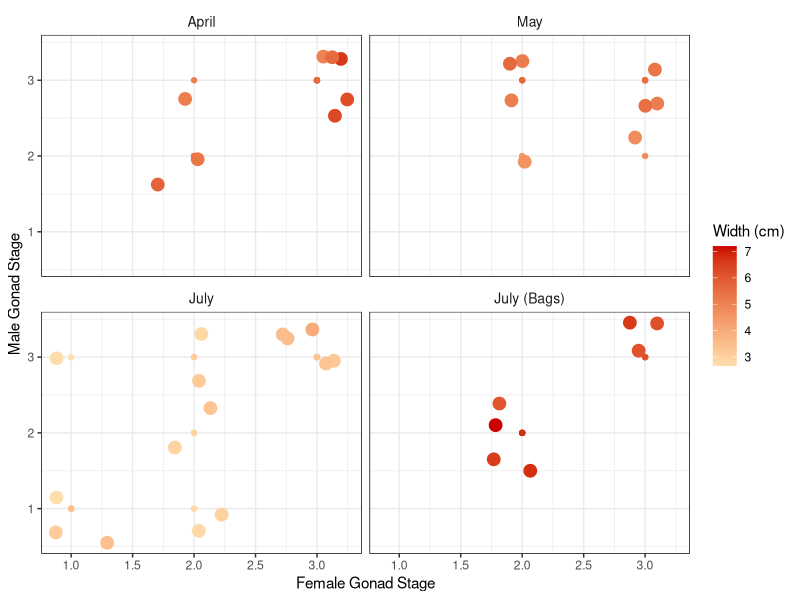
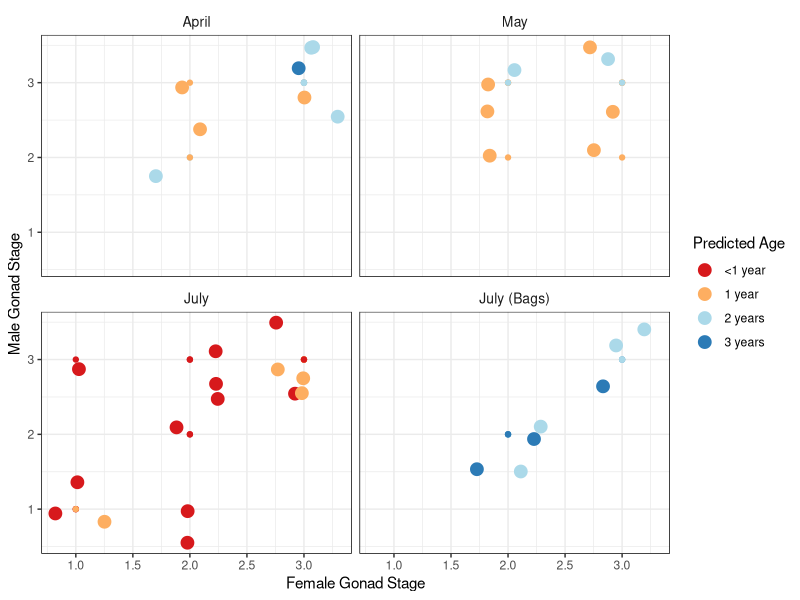
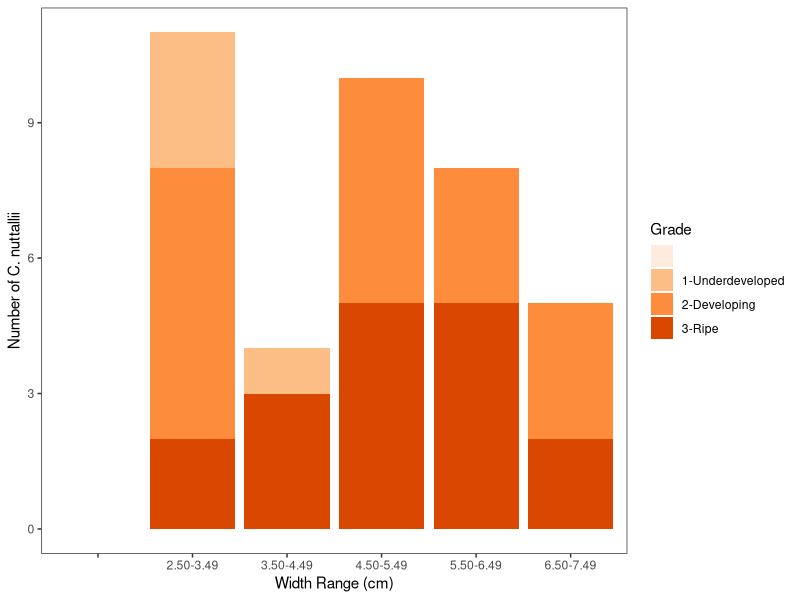

These charts were generated, in order, by the following R code:
## ---- chunk 1
library(tidyverse)
library(MASS)
## ---- chunk 2
CockleData <- read.csv("../data/CockleData.csv")
## ---- chunk 3
kruskal.test(CockleData$`Female.Gonad.Grade`~CockleData$Date)
## ---- chunk 4
kruskal.test(CockleData$`Male.Grade`~CockleData$Date)
## ---- chunk 5
summary(polr(as.factor(CockleData$`Female.Gonad.Grade`)~CockleData$`Width..cm.`+CockleData$`Height..cm.`,Hess=TRUE))

ctableF <-coef(summary(polr(as.factor(CockleData$`Female.Gonad.Grade`)~CockleData$`Width..cm.`+ CockleData$`Height..cm.`,Hess=TRUE)))

p <- pnorm(abs(ctableF[, "t value"]), lower.tail = FALSE) * 2

(ctableF <- cbind(ctableF, "p value" =p))
## ---- chunk 6

CockleData$Date <- factor(CockleData$Date, levels = c("April", "May", "July", "July (Bags)"))

ggplot(CockleData, aes(x=`Female.Gonad.Stage`, y=`Male.Gonad.Stage`, color=`Width..cm.`)) +
  geom_point()+facet_wrap(~Date) +
  geom_jitter(size=4, width =0.3, height =0.5) +
  xlab("Female Gonad Stage") +
  ylab("Male Gonad Stage") +
  labs(color="Width (cm)") +
  scale_color_gradient(low="navajowhite1",high="red3") +
  theme(strip.background = element_rect( fill="white"),panel.background = element_rect(fill="white"),panel.grid.major = element_line("gray92"),panel.grid.minor = element_line("gray92"),panel.border = element_rect("black",size=0.5,fill=NA), strip.text=element_text(size=10))
## ---- chunk 7
ggplot(CockleData, aes(x=`Female.Gonad.Stage`, y=`Male.Gonad.Stage`, color=`Predicted.Age`)) +geom_point()+facet_wrap(~Date)+geom_jitter(size=4, width =0.3, height =0.5)+xlab("Female Gonad Stage")+ylab("Male Gonad Stage")+labs(color="Predicted Age")+theme(strip.background = element_rect( fill="white"),panel.background = element_rect(fill="white"), panel.grid.major = element_line("gray92"), panel.grid.minor = element_line("gray92"),
panel.border = element_rect("black",size=0.5,fill=NA),strip.text=element_text(size=10)) + scale_colour_brewer(palette="RdYlBu") 
## ---- chunk 8
SizeRange_FemaleGrade <- read.csv("../data/SizeRange_FemaleGrade.csv")
## ---- chunk 9
ggplot(SizeRange_FemaleGrade, aes(fill=Grade, x=`Width.range..cm.`,y=`Number.of.C..nuttallii`)) +
  xlab("Width Range (cm)") +
  ylab("Number of C. nuttallii") +
  geom_bar(stat="identity") +
  scale_fill_brewer(palette="Oranges") +
  theme_bw()+theme(panel.grid.major = element_blank(),panel.grid.minor = element_blank())
